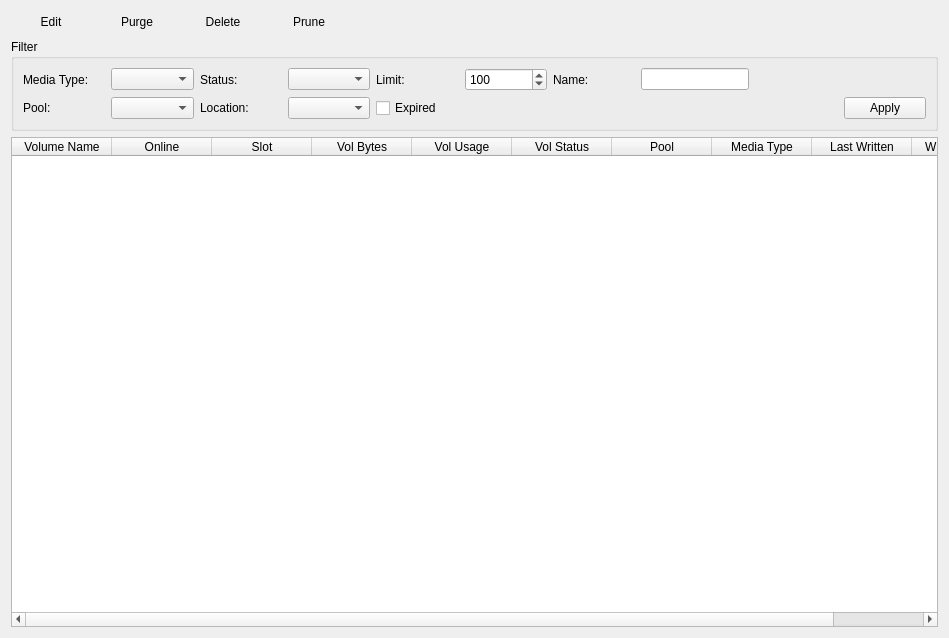
<?xml version="1.0" encoding="UTF-8"?>
<ui version="4.0">
 <class>MediaViewForm</class>
 <widget class="QWidget" name="MediaViewForm">
  <property name="geometry">
   <rect>
    <x>0</x>
    <y>0</y>
    <width>949</width>
    <height>638</height>
   </rect>
  </property>
  <property name="windowTitle">
   <string>Form</string>
  </property>
  <layout class="QVBoxLayout">
   <item>
    <layout class="QHBoxLayout">
     <item>
      <widget class="QPushButton" name="m_pbEdit">
       <property name="text">
        <string>Edit</string>
       </property>
       <property name="icon">
        <iconset resource="../main.qrc">
         <normaloff>:/images/edit.png</normaloff>:/images/edit.png</iconset>
       </property>
       <property name="flat">
        <bool>true</bool>
       </property>
      </widget>
     </item>
     <item>
      <widget class="QPushButton" name="m_pbPurge">
       <property name="text">
        <string>Purge</string>
       </property>
       <property name="icon">
        <iconset resource="../main.qrc">
         <normaloff>:/images/purge.png</normaloff>:/images/purge.png</iconset>
       </property>
       <property name="flat">
        <bool>true</bool>
       </property>
      </widget>
     </item>
     <item>
      <widget class="QPushButton" name="m_pbDelete">
       <property name="text">
        <string>Delete</string>
       </property>
       <property name="icon">
        <iconset resource="../main.qrc">
         <normaloff>:/images/purge.png</normaloff>:/images/purge.png</iconset>
       </property>
       <property name="flat">
        <bool>true</bool>
       </property>
      </widget>
     </item>
     <item>
      <widget class="QPushButton" name="m_pbPrune">
       <property name="text">
        <string>Prune</string>
       </property>
       <property name="icon">
        <iconset resource="../main.qrc">
         <normaloff>:/images/edit-cut.png</normaloff>:/images/edit-cut.png</iconset>
       </property>
       <property name="flat">
        <bool>true</bool>
       </property>
      </widget>
     </item>
     <item>
      <spacer>
       <property name="orientation">
        <enum>Qt::Horizontal</enum>
       </property>
       <property name="sizeHint" stdset="0">
        <size>
         <width>40</width>
         <height>20</height>
        </size>
       </property>
      </spacer>
     </item>
    </layout>
   </item>
   <item>
    <widget class="QGroupBox" name="groupBox">
     <property name="title">
      <string>Filter</string>
     </property>
     <layout class="QGridLayout">
      <item row="0" column="0">
       <widget class="QLabel" name="label_2">
        <property name="text">
         <string>Media Type:</string>
        </property>
       </widget>
      </item>
      <item row="0" column="1">
       <widget class="QComboBox" name="m_cbMediaType"/>
      </item>
      <item row="0" column="2">
       <widget class="QLabel" name="label_4">
        <property name="text">
         <string>Status:</string>
        </property>
       </widget>
      </item>
      <item row="0" column="3">
       <widget class="QComboBox" name="m_cbStatus"/>
      </item>
      <item row="0" column="4">
       <widget class="QLabel" name="label_6">
        <property name="text">
         <string>Limit:</string>
        </property>
       </widget>
      </item>
      <item row="0" column="5">
       <widget class="QSpinBox" name="m_sbLimit">
        <property name="minimum">
         <number>1</number>
        </property>
        <property name="maximum">
         <number>1000</number>
        </property>
        <property name="value">
         <number>100</number>
        </property>
       </widget>
      </item>
      <item row="0" column="6">
       <widget class="QLabel" name="label_3">
        <property name="text">
         <string>Name:</string>
        </property>
       </widget>
      </item>
      <item row="0" column="7">
       <widget class="QLineEdit" name="m_textName">
        <property name="sizePolicy">
         <sizepolicy hsizetype="Maximum" vsizetype="Fixed">
          <horstretch>0</horstretch>
          <verstretch>0</verstretch>
         </sizepolicy>
        </property>
       </widget>
      </item>
      <item row="0" column="8" colspan="2">
       <spacer>
        <property name="orientation">
         <enum>Qt::Horizontal</enum>
        </property>
        <property name="sizeHint" stdset="0">
         <size>
          <width>40</width>
          <height>20</height>
         </size>
        </property>
       </spacer>
      </item>
      <item row="1" column="0">
       <widget class="QLabel" name="label">
        <property name="text">
         <string>Pool:</string>
        </property>
       </widget>
      </item>
      <item row="1" column="1">
       <widget class="QComboBox" name="m_cbPool"/>
      </item>
      <item row="1" column="2">
       <widget class="QLabel" name="label_5">
        <property name="text">
         <string>Location:</string>
        </property>
       </widget>
      </item>
      <item row="1" column="3">
       <widget class="QComboBox" name="m_cbLocation"/>
      </item>
      <item row="1" column="4" colspan="2">
       <widget class="QCheckBox" name="m_chkExpired">
        <property name="text">
         <string>Expired</string>
        </property>
       </widget>
      </item>
      <item row="1" column="7" colspan="2">
       <spacer>
        <property name="orientation">
         <enum>Qt::Horizontal</enum>
        </property>
        <property name="sizeHint" stdset="0">
         <size>
          <width>40</width>
          <height>20</height>
         </size>
        </property>
       </spacer>
      </item>
      <item row="1" column="9">
       <widget class="QPushButton" name="m_pbApply">
        <property name="text">
         <string>Apply</string>
        </property>
        <property name="icon">
         <iconset resource="../main.qrc">
          <normaloff>:/images/view-refresh.png</normaloff>:/images/view-refresh.png</iconset>
        </property>
       </widget>
      </item>
     </layout>
    </widget>
   </item>
   <item>
    <widget class="QTableWidget" name="m_tableMedia">
     <property name="selectionMode">
      <enum>QAbstractItemView::ExtendedSelection</enum>
     </property>
     <property name="selectionBehavior">
      <enum>QAbstractItemView::SelectRows</enum>
     </property>
     <property name="sortingEnabled">
      <bool>true</bool>
     </property>
     <column>
      <property name="text">
       <string> Volume Name </string>
      </property>
     </column>
     <column>
      <property name="text">
       <string>Online</string>
      </property>
     </column>
     <column>
      <property name="text">
       <string>Slot</string>
      </property>
     </column>
     <column>
      <property name="text">
       <string>Vol Bytes</string>
      </property>
     </column>
     <column>
      <property name="text">
       <string>Vol Usage</string>
      </property>
     </column>
     <column>
      <property name="text">
       <string>Vol Status</string>
      </property>
     </column>
     <column>
      <property name="text">
       <string>Pool</string>
      </property>
     </column>
     <column>
      <property name="text">
       <string>Media Type</string>
      </property>
     </column>
     <column>
      <property name="text">
       <string>Last Written</string>
      </property>
     </column>
     <column>
      <property name="text">
       <string>When expire?</string>
      </property>
     </column>
    </widget>
   </item>
  </layout>
 </widget>
 <resources>
  <include location="../main.qrc"/>
 </resources>
 <connections/>
</ui>
